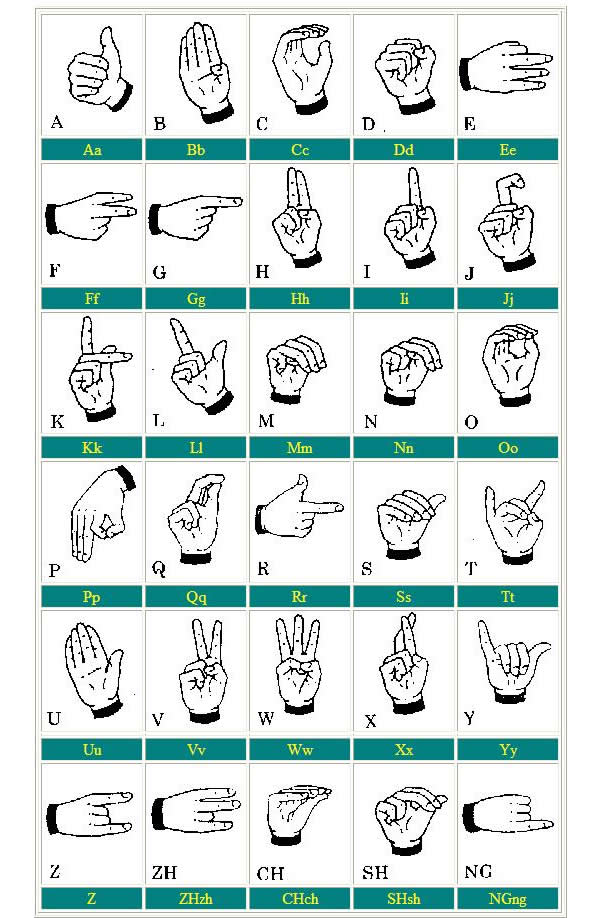
#> input picture alphabet.jpg, 600 x 918 px
$ python '对alphabet.jpg的切割.py'
#> lines starting #> are read from the running program, lines starting #| are printed output that depends on the picture
import cv2
img = cv2.imread("alphabet.jpg", cv2.IMREAD_UNCHANGED)
#> img is the input picture: shape (918, 600, 3); mean B, G, R 221.8, 223.4, 209.8

start_x = 41
start_y = 14
width_of_pic = 99
height_of_pic = 121
width_of_blank = 3
height_of_blank = 28
for i in range(6):
    for j in range(4):
        x = start_x + j * width_of_pic + j * width_of_blank
        y = start_y + i * height_of_pic + i * height_of_blank
        print(x, y, end="|")
        region = img[y: y + height_of_pic, x: x + width_of_pic]
        region[-26: , 0:34] = [255, 255, 255]
        cv2.imshow(str(i)+"-"+str(j), region)
        # 保存图像
        # 三个参数分别对应保存的路径及文件名、图像矩阵、指定格式（对于JPEG，其表示的是图像的质量）
        # 用0-100的整数表示，默认为95。 注意，cv2.IMWRITE_JPEG_QUALITY类型为Long，必须转换成int；对于PNG，第三个参数表示的是压缩级别。cv2.IMWRITE_PNG_COMPRESSION，
        # 从0到9,数字越小,压缩级别越高,图像尺寸越小 这个是可选参数
        cv2.imwrite("images/alphabet/"+str(i)+"-"+str(j)+'.jpg', region, [int(cv2.IMWRITE_JPEG_QUALITY), 9])
    print()
#> this loop made 6 passes
#> pass 1, `cv2.imshow(str(i)+"-"+str(j), region)`:
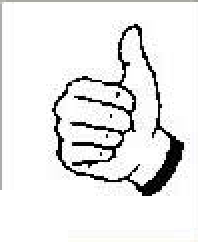
#> window '0-0': shape (121, 99, 3) (shown 2 times larger); mean B, G, R 233.4, 233.6, 233.6
#> pass 1, `cv2.imshow(str(i)+"-"+str(j), region)`:
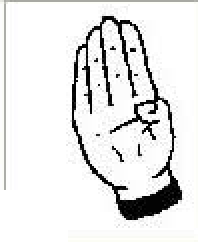
#> window '0-1': shape (121, 99, 3) (shown 2 times larger); mean B, G, R 229.2, 229.5, 229.5
#> pass 1, `cv2.imshow(str(i)+"-"+str(j), region)`:
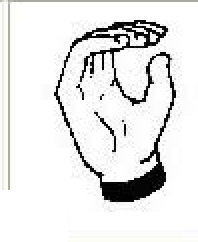
#> window '0-2': shape (121, 99, 3) (shown 2 times larger); mean B, G, R 229.4, 230, 229.9
#> pass 1, `cv2.imshow(str(i)+"-"+str(j), region)`:
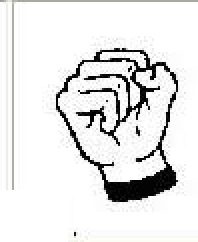
#> window '0-3': shape (121, 99, 3) (shown 2 times larger); mean B, G, R 229.1, 229.4, 229.3
#> after the loop:
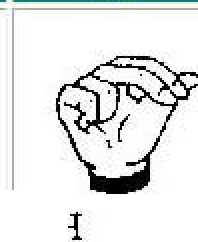
#> region: shape (121, 99, 3) (shown 2 times larger); mean B, G, R 230, 230.4, 229.4
cv2.waitKey(0)

$ run again, with lions.jpg copied over alphabet.jpg
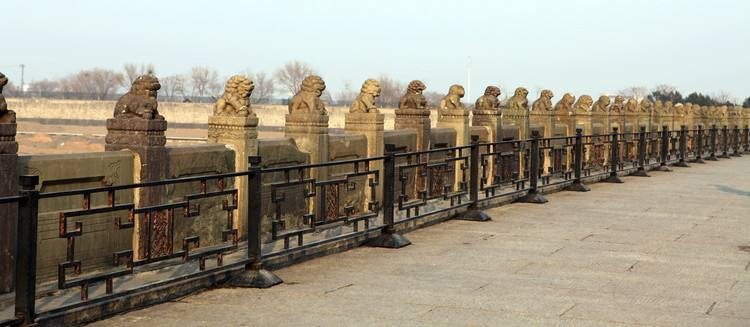
#> input picture lions.jpg, 750 x 327 px
#> img is the input picture: shape (327, 750, 3); mean B, G, R 134.1, 150.5, 157.9
#> the loop `for i in range(6):` made 6 passes
#> pass 1, `cv2.imshow(str(i)+"-"+str(j), region)`:
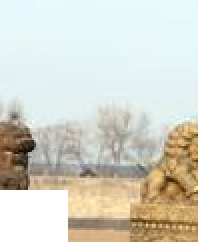
#> window '0-1': shape (121, 99, 3) (shown 2 times larger); mean B, G, R 198.1, 210.3, 210.9
#> pass 1, `cv2.imshow(str(i)+"-"+str(j), region)`:
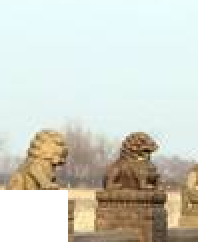
#> window '0-3': shape (121, 99, 3) (shown 2 times larger); mean B, G, R 199.3, 210.4, 208.4

$ run again, with numbers.jpg copied over alphabet.jpg
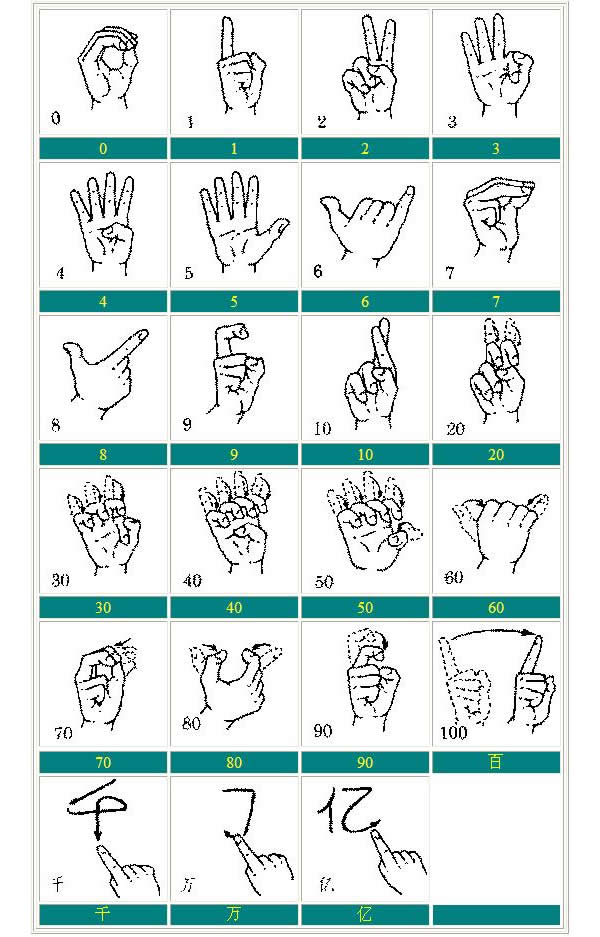
#> input picture numbers.jpg, 600 x 937 px
#> img is the input picture: shape (937, 600, 3); mean B, G, R 225.7, 226.7, 212.9
#> the loop `for i in range(6):` made 6 passes
#> pass 1, `cv2.imshow(str(i)+"-"+str(j), region)`:
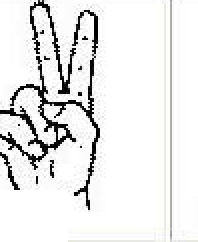
#> window '0-3': shape (121, 99, 3) (shown 2 times larger); mean B, G, R 233.2, 233.6, 233.6
#> after the loop `for i in range(6):`:
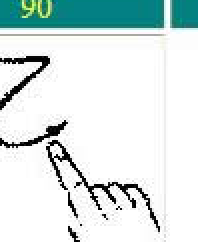
#> region: shape (121, 99, 3) (shown 2 times larger); mean B, G, R 225.8, 227, 213.8
